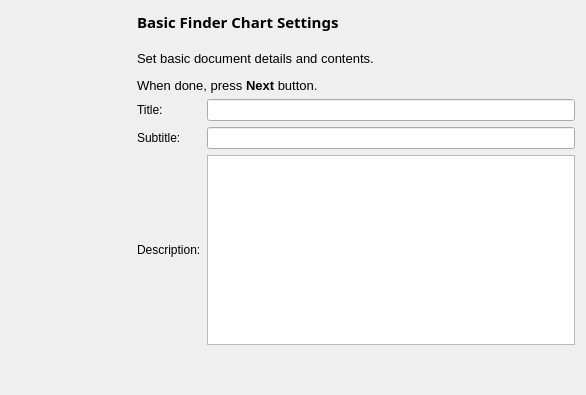
<?xml version="1.0" encoding="UTF-8"?>
<ui version="4.0">
 <class>PWizChartConfig</class>
 <widget class="QWidget" name="PWizChartConfig">
  <property name="geometry">
   <rect>
    <x>0</x>
    <y>0</y>
    <width>586</width>
    <height>395</height>
   </rect>
  </property>
  <property name="sizePolicy">
   <sizepolicy hsizetype="Minimum" vsizetype="Minimum">
    <horstretch>0</horstretch>
    <verstretch>0</verstretch>
   </sizepolicy>
  </property>
  <property name="minimumSize">
   <size>
    <width>586</width>
    <height>395</height>
   </size>
  </property>
  <property name="windowTitle">
   <string>Form</string>
  </property>
  <layout class="QHBoxLayout" name="horizontalLayout">
   <item>
    <widget class="QLabel" name="banner">
     <property name="sizePolicy">
      <sizepolicy hsizetype="Fixed" vsizetype="Fixed">
       <horstretch>0</horstretch>
       <verstretch>0</verstretch>
      </sizepolicy>
     </property>
     <property name="minimumSize">
      <size>
       <width>120</width>
       <height>360</height>
      </size>
     </property>
     <property name="text">
      <string/>
     </property>
    </widget>
   </item>
   <item>
    <layout class="QVBoxLayout" name="contentsLayout">
     <property name="spacing">
      <number>6</number>
     </property>
     <property name="sizeConstraint">
      <enum>QLayout::SetMinimumSize</enum>
     </property>
     <property name="margin">
      <number>0</number>
     </property>
     <item>
      <widget class="QLabel" name="stepTitle">
       <property name="font">
        <font>
         <family>Sans Serif</family>
         <pointsize>11</pointsize>
         <weight>75</weight>
         <italic>false</italic>
         <bold>true</bold>
         <underline>false</underline>
         <strikeout>false</strikeout>
        </font>
       </property>
       <property name="text">
        <string>Basic Finder Chart Settings</string>
       </property>
      </widget>
     </item>
     <item>
      <spacer name="vertSpacer1">
       <property name="orientation">
        <enum>Qt::Vertical</enum>
       </property>
       <property name="sizeType">
        <enum>QSizePolicy::Fixed</enum>
       </property>
       <property name="sizeHint" stdset="0">
        <size>
         <width>20</width>
         <height>12</height>
        </size>
       </property>
      </spacer>
     </item>
     <item>
      <widget class="QLabel" name="stepText">
       <property name="text">
        <string>&lt;!DOCTYPE HTML PUBLIC &quot;-//W3C//DTD HTML 4.0//EN&quot; &quot;http://www.w3.org/TR/REC-html40/strict.dtd&quot;&gt;
&lt;html&gt;&lt;head&gt;&lt;meta name=&quot;qrichtext&quot; content=&quot;1&quot; /&gt;&lt;style type=&quot;text/css&quot;&gt;
p, li { white-space: pre-wrap; }
&lt;/style&gt;&lt;/head&gt;&lt;body style=&quot; font-family:'Sans'; font-size:10pt; font-weight:400; font-style:normal;&quot;&gt;
&lt;p style=&quot; margin-top:12px; margin-bottom:12px; margin-left:0px; margin-right:0px; -qt-block-indent:0; text-indent:0px;&quot;&gt;Set basic document details and contents.&lt;/p&gt;
&lt;p style=&quot; margin-top:12px; margin-bottom:12px; margin-left:0px; margin-right:0px; -qt-block-indent:0; text-indent:0px;&quot;&gt;When done, press &lt;span style=&quot; font-weight:600;&quot;&gt;Next&lt;/span&gt; button.&lt;/p&gt;&lt;/body&gt;&lt;/html&gt;</string>
       </property>
       <property name="wordWrap">
        <bool>true</bool>
       </property>
      </widget>
     </item>
     <item>
      <layout class="QGridLayout" name="gridLayout">
       <property name="sizeConstraint">
        <enum>QLayout::SetMinimumSize</enum>
       </property>
       <item row="0" column="0">
        <widget class="QLabel" name="titleLabel">
         <property name="text">
          <string>Title:</string>
         </property>
        </widget>
       </item>
       <item row="0" column="1">
        <widget class="QLineEdit" name="titleEdit"/>
       </item>
       <item row="1" column="1">
        <widget class="QLineEdit" name="subtitleEdit"/>
       </item>
       <item row="1" column="0">
        <widget class="QLabel" name="subtitleLabel">
         <property name="text">
          <string>Subtitle:</string>
         </property>
        </widget>
       </item>
       <item row="2" column="0">
        <widget class="QLabel" name="descriptionLabel">
         <property name="text">
          <string>Description:</string>
         </property>
        </widget>
       </item>
       <item row="2" column="1">
        <widget class="QPlainTextEdit" name="descriptionTextEdit"/>
       </item>
       <item row="3" column="1">
        <spacer name="verticalSpacer">
         <property name="orientation">
          <enum>Qt::Vertical</enum>
         </property>
         <property name="sizeHint" stdset="0">
          <size>
           <width>20</width>
           <height>40</height>
          </size>
         </property>
        </spacer>
       </item>
      </layout>
     </item>
    </layout>
   </item>
  </layout>
 </widget>
 <resources/>
 <connections/>
</ui>
